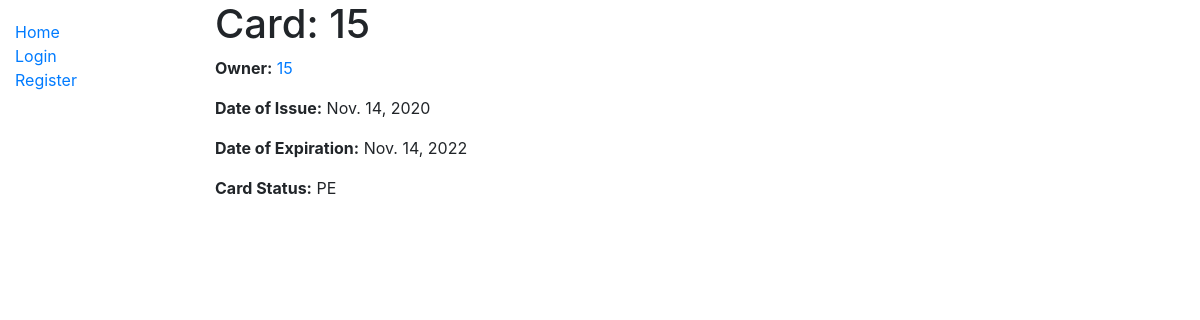
Page /user/card/15 on the earlier database version.
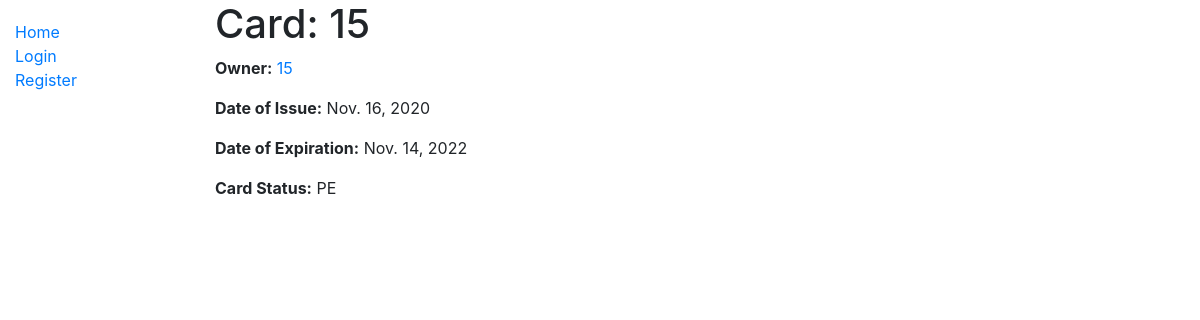
Same page on the later database version.
### user/models.py (models this page shows, shortened)
class Card(models.Model):
    date_of_issue = models.DateField(auto_now=True, help_text="Date that ATM Card was Issued.", )
    expiry_date = models.DateField(default=datetime.now() + timedelta(days=730),
                                   help_text="Date upon which ATM card expires. Defaults to two years from date of "
                                             "issue", )
    OPEN = 'OP'
    CLOSED = 'CL'
    PENDING = 'PE'
    CARD_STATUS_CHOICES = (
        (OPEN, 'Open'),
        (CLOSED, 'Closed'),
        (PENDING, 'Pending'),
    )
    card_status = models.CharField(max_length=6, choices=CARD_STATUS_CHOICES, default=PENDING,
                                   help_text="Status of ATM Card. Card can either be Open or Closed. "
                                             "Pending means that card has been submitted by a user, but not yet "
                                             "approved by an admin.", )
    owner_id = models.ForeignKey(User, on_delete=models.PROTECT, help_text="Card holder's account.", )

### user/views.py (the view, shortened to what this page needs)
# urls.py: path('card/<int:pk>', views.CardDetailView.as_view(), name='card_detail'),
class CardDetailView(generic.DetailView):
    model = Card

### user/templates/user/card_detail.html
{% extends "base_generic.html" %}
{% block content %}
  <h1>Card: {{ card.id }}</h1>
  <p><strong>Owner:</strong> <a href="">{{ card.id }}</a></p>
  <p><strong>Date of Issue:</strong> {{ card.date_of_issue }}</p>
  <p><strong>Date of Expiration:</strong> {{ card.expiry_date }}</p>
  <p><strong>Card Status:</strong> {{ card.card_status }}</p>
{% endblock %}

Differences in the rows shown:
changed Card "PE": date_of_issue "Nov. 14, 2020" → "Nov. 16, 2020"
